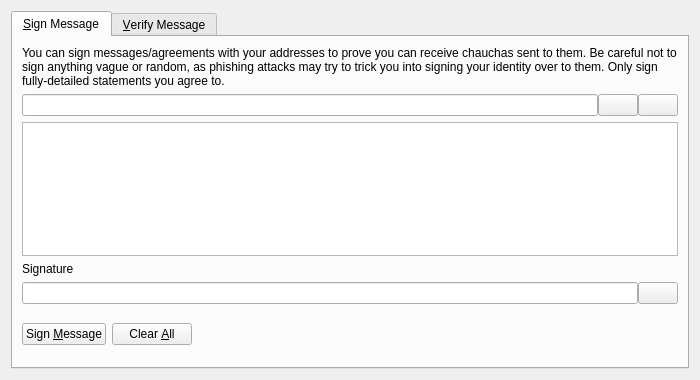
<?xml version="1.0" encoding="UTF-8"?>
<ui version="4.0">
 <class>SignVerifyMessageDialog</class>
 <widget class="QDialog" name="SignVerifyMessageDialog">
  <property name="geometry">
   <rect>
    <x>0</x>
    <y>0</y>
    <width>700</width>
    <height>380</height>
   </rect>
  </property>
  <property name="windowTitle">
   <string>Signatures - Sign / Verify a Message</string>
  </property>
  <property name="modal">
   <bool>true</bool>
  </property>
  <layout class="QVBoxLayout" name="verticalLayout">
   <item>
    <widget class="QTabWidget" name="tabWidget">
     <property name="currentIndex">
      <number>0</number>
     </property>
     <widget class="QWidget" name="tabSignMessage">
      <attribute name="title">
       <string>&amp;Sign Message</string>
      </attribute>
      <layout class="QVBoxLayout" name="verticalLayout_SM">
       <item>
        <widget class="QLabel" name="infoLabel_SM">
         <property name="text">
          <string>You can sign messages/agreements with your addresses to prove you can receive chauchas sent to them. Be careful not to sign anything vague or random, as phishing attacks may try to trick you into signing your identity over to them. Only sign fully-detailed statements you agree to.</string>
         </property>
         <property name="textFormat">
          <enum>Qt::PlainText</enum>
         </property>
         <property name="wordWrap">
          <bool>true</bool>
         </property>
        </widget>
       </item>
       <item>
        <layout class="QHBoxLayout" name="horizontalLayout_1_SM">
         <property name="spacing">
          <number>0</number>
         </property>
         <item>
          <widget class="QValidatedLineEdit" name="addressIn_SM">
           <property name="toolTip">
            <string>The Chaucha address to sign the message with</string>
           </property>
          </widget>
         </item>
         <item>
          <widget class="QPushButton" name="addressBookButton_SM">
           <property name="toolTip">
            <string>Choose previously used address</string>
           </property>
           <property name="text">
            <string/>
           </property>
           <property name="icon">
            <iconset resource="../bitcoin.qrc">
             <normaloff>:/icons/address-book</normaloff>:/icons/address-book</iconset>
           </property>
           <property name="shortcut">
            <string>Alt+A</string>
           </property>
           <property name="autoDefault">
            <bool>false</bool>
           </property>
          </widget>
         </item>
         <item>
          <widget class="QPushButton" name="pasteButton_SM">
           <property name="toolTip">
            <string>Paste address from clipboard</string>
           </property>
           <property name="text">
            <string/>
           </property>
           <property name="icon">
            <iconset resource="../bitcoin.qrc">
             <normaloff>:/icons/editpaste</normaloff>:/icons/editpaste</iconset>
           </property>
           <property name="shortcut">
            <string>Alt+P</string>
           </property>
           <property name="autoDefault">
            <bool>false</bool>
           </property>
          </widget>
         </item>
        </layout>
       </item>
       <item>
        <widget class="QPlainTextEdit" name="messageIn_SM">
         <property name="toolTip">
          <string>Enter the message you want to sign here</string>
         </property>
        </widget>
       </item>
       <item>
        <widget class="QLabel" name="signatureLabel_SM">
         <property name="text">
          <string>Signature</string>
         </property>
         <property name="textFormat">
          <enum>Qt::PlainText</enum>
         </property>
        </widget>
       </item>
       <item>
        <layout class="QHBoxLayout" name="horizontalLayout_2_SM">
         <property name="spacing">
          <number>0</number>
         </property>
         <item>
          <widget class="QLineEdit" name="signatureOut_SM">
           <property name="font">
            <font>
             <italic>true</italic>
            </font>
           </property>
           <property name="readOnly">
            <bool>true</bool>
           </property>
          </widget>
         </item>
         <item>
          <widget class="QPushButton" name="copySignatureButton_SM">
           <property name="toolTip">
            <string>Copy the current signature to the system clipboard</string>
           </property>
           <property name="text">
            <string/>
           </property>
           <property name="icon">
            <iconset resource="../bitcoin.qrc">
             <normaloff>:/icons/editcopy</normaloff>:/icons/editcopy</iconset>
           </property>
           <property name="autoDefault">
            <bool>false</bool>
           </property>
          </widget>
         </item>
        </layout>
       </item>
       <item>
        <layout class="QHBoxLayout" name="horizontalLayout_3_SM">
         <item>
          <widget class="QPushButton" name="signMessageButton_SM">
           <property name="toolTip">
            <string>Sign the message to prove you own this Chaucha address</string>
           </property>
           <property name="text">
            <string>Sign &amp;Message</string>
           </property>
           <property name="icon">
            <iconset resource="../bitcoin.qrc">
             <normaloff>:/icons/edit</normaloff>:/icons/edit</iconset>
           </property>
           <property name="autoDefault">
            <bool>false</bool>
           </property>
          </widget>
         </item>
         <item>
          <widget class="QPushButton" name="clearButton_SM">
           <property name="toolTip">
            <string>Reset all sign message fields</string>
           </property>
           <property name="text">
            <string>Clear &amp;All</string>
           </property>
           <property name="icon">
            <iconset resource="../bitcoin.qrc">
             <normaloff>:/icons/remove</normaloff>:/icons/remove</iconset>
           </property>
           <property name="autoDefault">
            <bool>false</bool>
           </property>
          </widget>
         </item>
         <item>
          <spacer name="horizontalSpacer_1_SM">
           <property name="orientation">
            <enum>Qt::Horizontal</enum>
           </property>
           <property name="sizeHint" stdset="0">
            <size>
             <width>40</width>
             <height>48</height>
            </size>
           </property>
          </spacer>
         </item>
         <item>
          <widget class="QLabel" name="statusLabel_SM">
           <property name="font">
            <font>
             <weight>75</weight>
             <bold>true</bold>
            </font>
           </property>
           <property name="text">
            <string/>
           </property>
           <property name="wordWrap">
            <bool>true</bool>
           </property>
          </widget>
         </item>
         <item>
          <spacer name="horizontalSpacer_2_SM">
           <property name="orientation">
            <enum>Qt::Horizontal</enum>
           </property>
           <property name="sizeHint" stdset="0">
            <size>
             <width>40</width>
             <height>48</height>
            </size>
           </property>
          </spacer>
         </item>
        </layout>
       </item>
      </layout>
     </widget>
     <widget class="QWidget" name="tabVerifyMessage">
      <attribute name="title">
       <string>&amp;Verify Message</string>
      </attribute>
      <layout class="QVBoxLayout" name="verticalLayout_VM">
       <item>
        <widget class="QLabel" name="infoLabel_VM">
         <property name="text">
          <string>Enter the receiver's address, message (ensure you copy line breaks, spaces, tabs, etc. exactly) and signature below to verify the message. Be careful not to read more into the signature than what is in the signed message itself, to avoid being tricked by a man-in-the-middle attack. Note that this only proves the signing party receives with the address, it cannot prove sendership of any transaction!</string>
         </property>
         <property name="textFormat">
          <enum>Qt::PlainText</enum>
         </property>
         <property name="alignment">
          <set>Qt::AlignLeading|Qt::AlignLeft|Qt::AlignTop</set>
         </property>
         <property name="wordWrap">
          <bool>true</bool>
         </property>
        </widget>
       </item>
       <item>
        <layout class="QHBoxLayout" name="horizontalLayout_1_VM">
         <property name="spacing">
          <number>0</number>
         </property>
         <item>
          <widget class="QValidatedLineEdit" name="addressIn_VM">
           <property name="toolTip">
            <string>The Chaucha address the message was signed with</string>
           </property>
          </widget>
         </item>
         <item>
          <widget class="QPushButton" name="addressBookButton_VM">
           <property name="toolTip">
            <string>Choose previously used address</string>
           </property>
           <property name="text">
            <string/>
           </property>
           <property name="icon">
            <iconset resource="../bitcoin.qrc">
             <normaloff>:/icons/address-book</normaloff>:/icons/address-book</iconset>
           </property>
           <property name="shortcut">
            <string>Alt+A</string>
           </property>
           <property name="autoDefault">
            <bool>false</bool>
           </property>
          </widget>
         </item>
        </layout>
       </item>
       <item>
        <widget class="QPlainTextEdit" name="messageIn_VM"/>
       </item>
       <item>
        <widget class="QValidatedLineEdit" name="signatureIn_VM"/>
       </item>
       <item>
        <layout class="QHBoxLayout" name="horizontalLayout_2_VM">
         <item>
          <widget class="QPushButton" name="verifyMessageButton_VM">
           <property name="toolTip">
            <string>Verify the message to ensure it was signed with the specified Chaucha address</string>
           </property>
           <property name="text">
            <string>Verify &amp;Message</string>
           </property>
           <property name="icon">
            <iconset resource="../bitcoin.qrc">
             <normaloff>:/icons/transaction_0</normaloff>:/icons/transaction_0</iconset>
           </property>
           <property name="autoDefault">
            <bool>false</bool>
           </property>
          </widget>
         </item>
         <item>
          <widget class="QPushButton" name="clearButton_VM">
           <property name="toolTip">
            <string>Reset all verify message fields</string>
           </property>
           <property name="text">
            <string>Clear &amp;All</string>
           </property>
           <property name="icon">
            <iconset resource="../bitcoin.qrc">
             <normaloff>:/icons/remove</normaloff>:/icons/remove</iconset>
           </property>
           <property name="autoDefault">
            <bool>false</bool>
           </property>
          </widget>
         </item>
         <item>
          <spacer name="horizontalSpacer_1_VM">
           <property name="orientation">
            <enum>Qt::Horizontal</enum>
           </property>
           <property name="sizeHint" stdset="0">
            <size>
             <width>40</width>
             <height>48</height>
            </size>
           </property>
          </spacer>
         </item>
         <item>
          <widget class="QLabel" name="statusLabel_VM">
           <property name="font">
            <font>
             <weight>75</weight>
             <bold>true</bold>
            </font>
           </property>
           <property name="text">
            <string/>
           </property>
           <property name="wordWrap">
            <bool>true</bool>
           </property>
          </widget>
         </item>
         <item>
          <spacer name="horizontalSpacer_2_VM">
           <property name="orientation">
            <enum>Qt::Horizontal</enum>
           </property>
           <property name="sizeHint" stdset="0">
            <size>
             <width>40</width>
             <height>48</height>
            </size>
           </property>
          </spacer>
         </item>
        </layout>
       </item>
      </layout>
     </widget>
    </widget>
   </item>
  </layout>
 </widget>
 <customwidgets>
  <customwidget>
   <class>QValidatedLineEdit</class>
   <extends>QLineEdit</extends>
   <header>qvalidatedlineedit.h</header>
  </customwidget>
 </customwidgets>
 <resources>
  <include location="../bitcoin.qrc"/>
 </resources>
 <connections/>
</ui>
